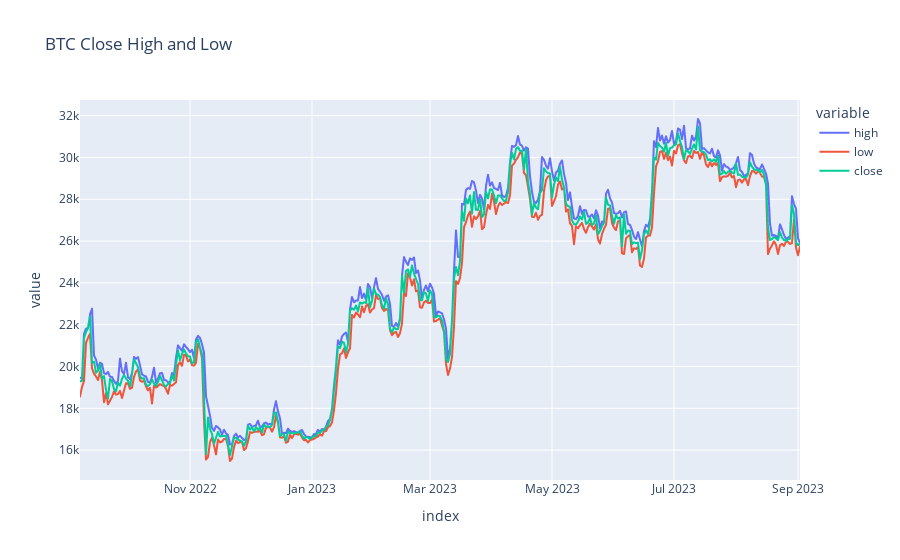

This figure's notebook cell:
### Markdown cell above
# Project 2: Breakout Strategy

This project is meant to test some a Breakout Strategy for some crypto assets. It generates signals based on the high and low bounds of trading an asset and test the significance of the returns to understand the viability of the strategy. For more questions please email me at hosammhmahmoud@gmail.com 

### Step 1 Extract Data and Plot high, low, close figures

### Code cell
import requests
import pandas as pd
import matplotlib.pyplot as plt
import datetime
from sqlalchemy import create_engine
from tqdm import tqdm
import numpy as np 
import plotly.express as px
from plotly.subplots import make_subplots
import plotly.graph_objs as go


api_key = '61fd48a1d098f28f6015d7283be5477c06f040f87badec4b03f592b0c9bbaeb0'


def CCData_OHLCV(fsym, tsym, limit, exchange='CCCAGG', freq='day'):
    """ 
    Get the price of any pair on certin exchange for certin frequency 
    
    Parameteres
    -----------
    fsym : string > from symbol 
    tsym : string > to symbol 
    limit : int > number of frequency required
    exchange : string >  Exchange you need data from
    
    Returns 
    -------
    df : DataFrame 
      OHLCV dataframe for the pair required 
    """
    url = (f'https://min-api.cryptocompare.com/data/v2/histo{freq}?'
           f'fsym={fsym}&tsym={tsym}&limit={limit}&e={exchange}&'
           f'tryConversion=true&api_key={api_key}')
    df = pd.DataFrame(requests.get(url).json()['Data']['Data'])
    df.index = pd.to_datetime(df['time'], unit='s')
    return df

btc_ohlcv = CCData_OHLCV('btc', 'usd', '360')

fig = px.line(btc_ohlcv, x = btc_ohlcv.index, y=['high', 'low','close'], title = 'BTC Close High and Low')
fig.show()

### Figure 1 — Plotly figure (JSON) as saved in the notebook; plotly's stock layout.template omitted (floating-point values rounded to 4 significant figures; data arrays with more than 128 entries replaced by an {"elided": "..."} marker saying what was removed)
{"data": [{"hovertemplate": "variable=high<br>index=%{x}<br>value=%{y}<extra></extra>", "legendgroup": "high", "line": {"color": "#636efa", "dash": "solid"}, "marker": {"symbol": "circle"}, "mode": "lines", "name": "high", "showlegend": true, "type": "scattergl", "x": {"elided": "361 str values"}, "xaxis": "x", "y": {"elided": "361 float values"}, "yaxis": "y"}, {"hovertemplate": "variable=low<br>index=%{x}<br>value=%{y}<extra></extra>", "legendgroup": "low", "line": {"color": "#EF553B", "dash": "solid"}, "marker": {"symbol": "circle"}, "mode": "lines", "name": "low", "showlegend": true, "type": "scattergl", "x": {"elided": "361 str values"}, "xaxis": "x", "y": {"elided": "361 float values"}, "yaxis": "y"}, {"hovertemplate": "variable=close<br>index=%{x}<br>value=%{y}<extra></extra>", "legendgroup": "close", "line": {"color": "#00cc96", "dash": "solid"}, "marker": {"symbol": "circle"}, "mode": "lines", "name": "close", "showlegend": true, "type": "scattergl", "x": {"elided": "361 str values"}, "xaxis": "x", "y": {"elided": "361 float values"}, "yaxis": "y"}], "layout": {"legend": {"title": {"text": "variable"}, "tracegroupgap": 0}, "title": {"text": "BTC Close High and Low"}, "xaxis": {"anchor": "y", "domain": [0, 1], "title": {"text": "index"}}, "yaxis": {"anchor": "x", "domain": [0, 1], "title": {"text": "value"}}}}
